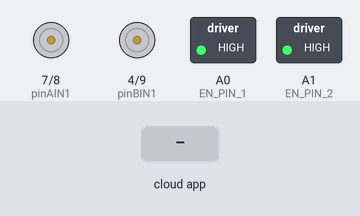
A sketch run on a simulated Arduino Uno, built with avr-gcc and run on an emulated ATmega328P. Shown: motor-driver pin pairs drawn as motors (green arrow = first pin HIGH = forward, orange = second pin HIGH = backward, longer = more drive, scaled by the enable pin), switched loads named in the sketch (green lamp = pin HIGH). The inputs (shaded band) are chosen by the test bench. The ROS host is connected and sends only what is stated.

Above: at 1.2 s.
1.3 s: the phone or cloud app sets linear.x to -100
At 1.55 s:
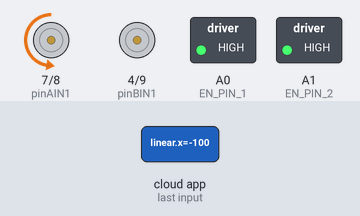
At 2.05 s:
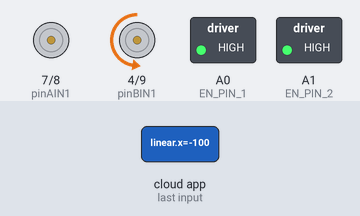
4.3 s: the phone or cloud app sets linear.x to 100
Timing chart, 0 to 13.3 s (numbered marks = the images above; inputs shaded):
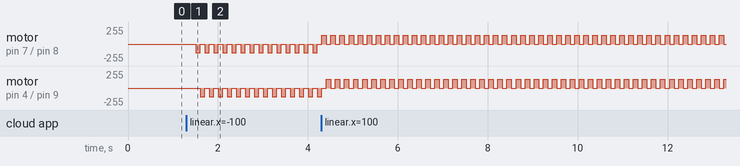

Measured:
- after the input at 1.3 s, motor on pin 7 (pinAIN1) / pin 8 (pinAIN2): alternates backward 128/255 for 0.10 s and stopped for 0.10 s, starting after 0.20 s; motor on pin 4 (pinBIN1) / pin 9 (pinBIN2): alternates backward 128/255 for 0.10 s and stopped for 0.10 s, starting after 0.30 s

The sketch:

arduino_controller4.ino
```cpp
// Modified from:
// Author: Sung Jik Cha
// Credits:
//   http://forum.arduino.cc/index.php?topic=8652.0
//   Dallaby   http://letsmakerobots.com/node/19558#comment-49685
//   Bill Porter  http://www.billporter.info/?p=286
//   bobbyorr (nice connection diagram) http://forum.pololu.com/viewtopic.php?f=15&t=1923

#if (ARDUINO >= 100)
 #include <Arduino.h>
#else
 #include <WProgram.h>
#endif

#include <ros.h>
#include <geometry_msgs/Vector3Stamped.h>
#include <geometry_msgs/Twist.h>
#include <ros/time.h>


/*
Connections:
Motor 1
- Pin 5 ---> PWM1
- Pin 7 ---> A1
- Pin 8 ---> B1

Motor 2
- Pin 6 ---> PWM2
- Pin 4 ---> A2
- Pin 9 ---> B2

- Motor 1 (Left) : A01 and A02
- Motor 2 (Right): B01 and B02
*/

#define LOOPTIME        100

//Constants to help remember the parameters
#define LEFT_MOTOR   0 //for motorDrive, motorStop, motorBrake functions
#define RIGHT_MOTOR  1 //for motorDrive, motorStop, motorBrake functions

#define MOTOR_CW     0 //for motorDrive function
#define MOTOR_CCW    1 //for motorDrive function

//Define the Pins
//Motor 1 (Left)
#define pinAIN1   7 //Direction
#define pinAIN2   8 //Direction
#define pinPWMA   5 //Speed (Connect to Timer1)

//Motor 2 (Right)
#define pinBIN1  4 //Direction
#define pinBIN2  9 //Direction
#define pinPWMB  6 //Speed (Connect to Timer1)

#define EN_PIN_1 A0
#define EN_PIN_2 A1


//#define sign(x) (x > 0) - (x < 0)

unsigned long lastMilli = 0;       // loop timing

int direction1 = MOTOR_CW;
int direction2 = MOTOR_CW;

//int prev_direction1 = RELEASE;
//int prev_direction2 = RELEASE;

int PWM_val1 = 0;
int PWM_val2 = 0;


void motorDrive(boolean motorNumber, boolean motorDirection){
  /*
  This Drives a specified motor, in a specific direction, at a specified speed:
    - motorNumber: LEFT_MOTOR or RIGHT_MOTOR ---> Motor 1 or Motor 2
    - motorDirection: MOTOR_CW or MOTOR_CCW ---> clockwise or counter-clockwise
  */

  boolean pinIn1;  //Relates to AIN1 or BIN1 (depending on the motor number specified)

  //Specify the Direction to turn the motor
  //Clockwise: AIN1/BIN1 = HIGH and AIN2/BIN2 = LOW
  //Counter-Clockwise: AIN1/BIN1 = LOW and AIN2/BIN2 = HIGH
  if (motorDirection == MOTOR_CW)
    pinIn1 = HIGH;
  else
    pinIn1 = LOW;

  //Select the motor to turn, and set the direction and the speed
  if(motorNumber == LEFT_MOTOR){
    digitalWrite(pinAIN1, pinIn1);
    digitalWrite(pinAIN2, !pinIn1);  //This is the opposite of the AIN1
  }
  else{
    digitalWrite(pinBIN1, pinIn1);
    digitalWrite(pinBIN2, !pinIn1);  //This is the opposite of the BIN1
  }

}

void motorSpeed(boolean motorNumber, int motorSpeed){
  /*
    - motorSpeed: 0 to 255 ---> 0 = stop / 255 = fast
  */

  //Select the motor to turn, and set the direction and the speed
  if(motorNumber == LEFT_MOTOR){
    analogWrite(pinPWMA, motorSpeed);
  }
  else{
    analogWrite(pinPWMB, motorSpeed);
  }

}

void motorBrake(boolean motorNumber){
  //This "Short Brake"s the specified motor, by setting speed to zero
  if (motorNumber == LEFT_MOTOR)
    analogWrite(pinPWMA, 0);
  else
    analogWrite(pinPWMB, 0);
}

void motorStop(boolean motorNumber){
  //This stops the specified motor by setting both IN pins to LOW
  if (motorNumber == LEFT_MOTOR){
    digitalWrite(pinAIN1, LOW);
    digitalWrite(pinAIN2, LOW);
  }
  else{
    digitalWrite(pinBIN1, LOW);
    digitalWrite(pinBIN2, LOW);
  }
}

void testMotor(int dir1, int pwm1, int dir2, int pwm2){
  //tune PID
  //int val = analogRead(3);    // read the input pin
  //float volt = (float)val*(3.3/1023.);
  //Kp = volt * (30.); Ki = 0.; Kd = 0;


  //motorSpeed(LEFT_MOTOR, 64);
  //motorSpeed(RIGHT_MOTOR, 64);
  //motorDrive(LEFT_MOTOR, MOTOR_CW);
  //motorDrive(RIGHT_MOTOR, MOTOR_CW);

  motorDrive(LEFT_MOTOR, dir1);
  motorDrive(RIGHT_MOTOR, dir2);

  motorSpeed(LEFT_MOTOR, pwm1);
  motorSpeed(RIGHT_MOTOR, pwm2);

  /*
  delay(3000);

  motorStop(LEFT_MOTOR);
  motorStop(RIGHT_MOTOR);

  motorDrive(LEFT_MOTOR, MOTOR_CCW);
  motorDrive(RIGHT_MOTOR, MOTOR_CCW);

  delay(3000);

  motorStop(LEFT_MOTOR);
  motorStop(RIGHT_MOTOR);
  */

}

void handle_cmd( const geometry_msgs::Twist& cmd_msg) {
  double x = cmd_msg.linear.x;
  double z = cmd_msg.angular.z;

  if (z == 0) {     // go straight
    // convert m/s to rpm
    //rpm_req1 = x*60/(pi*wheel_diameter);
    //rpm_req2 = rpm_req1;
    PWM_val1 = x*128;
    PWM_val2 = PWM_val1;
  }
  else if (x == 0) {
    // convert rad/s to rpm
    //rpm_req2 = z*track_width*60/(wheel_diameter*pi*2);
    //rpm_req1 = -rpm_req2;
    PWM_val2 = z*128;
    PWM_val1 = -PWM_val2;
  }
  else {
    //rpm_req1 = x*60/(pi*wheel_diameter)-z*track_width*60/(wheel_diameter*pi*2);
    //rpm_req2 = x*60/(pi*wheel_diameter)+z*track_width*60/(wheel_diameter*pi*2);
  }
}

ros::NodeHandle nh;
ros::Subscriber<geometry_msgs::Twist> sub("cmd_vel", handle_cmd);


void setup() {

 PWM_val1 = 0;
 PWM_val2 = 0;

 nh.initNode();
 nh.getHardware()->setBaud(57600);
 nh.subscribe(sub);

  //Set the PIN Modes
  pinMode(pinPWMA, OUTPUT);
  pinMode(pinAIN1, OUTPUT);
  pinMode(pinAIN2, OUTPUT);

  pinMode(pinPWMB, OUTPUT);
  pinMode(pinBIN1, OUTPUT);
  pinMode(pinBIN2, OUTPUT);

  pinMode(EN_PIN_1, OUTPUT);
  pinMode(EN_PIN_2, OUTPUT);

  digitalWrite(EN_PIN_1, HIGH);
  digitalWrite(EN_PIN_2, HIGH);

 motorSpeed(LEFT_MOTOR, 0);
 motorSpeed(RIGHT_MOTOR, 0);

 motorDrive(LEFT_MOTOR, MOTOR_CW);
 motorDrive(RIGHT_MOTOR, MOTOR_CW);

 //motorStop(LEFT_MOTOR);
 //motorStop(RIGHT_MOTOR);

 //test
 //Serial.begin(57600);

}

void loop() {
  nh.spinOnce();

  unsigned long time = millis();

  if(time-lastMilli >= LOOPTIME)   {      // enter tmed loop

    if(PWM_val1 > 0) direction1 = MOTOR_CW;
    else if(PWM_val1 < 0) direction1 = MOTOR_CCW;

    if(PWM_val2 > 0) direction2 = MOTOR_CW;
    else if(PWM_val2 < 0) direction2 = MOTOR_CCW;

    //testMotor(direction1, abs(PWM_val1), direction2, abs(PWM_val2));

    if (PWM_val1 == 0)
      motorStop(LEFT_MOTOR);
    else{
       motorDrive(LEFT_MOTOR, direction1);
       delay(100);
       motorStop(LEFT_MOTOR);
       PWM_val1 == 0;
    }

    if (PWM_val2 == 0)
      motorStop(RIGHT_MOTOR);
    else{
       motorDrive(RIGHT_MOTOR, direction2);
       delay(100);
       motorStop(RIGHT_MOTOR);
       PWM_val2 == 0;
    }

    motorSpeed(LEFT_MOTOR, abs(PWM_val1));
    motorSpeed(RIGHT_MOTOR, abs(PWM_val2));

    //publishRPM(time-lastMilli);
    lastMilli = time;
  }

}
```
